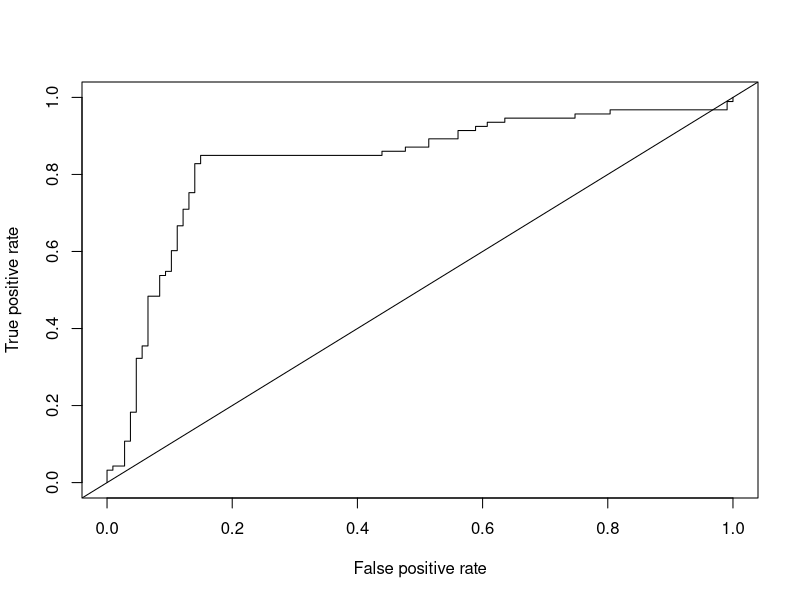
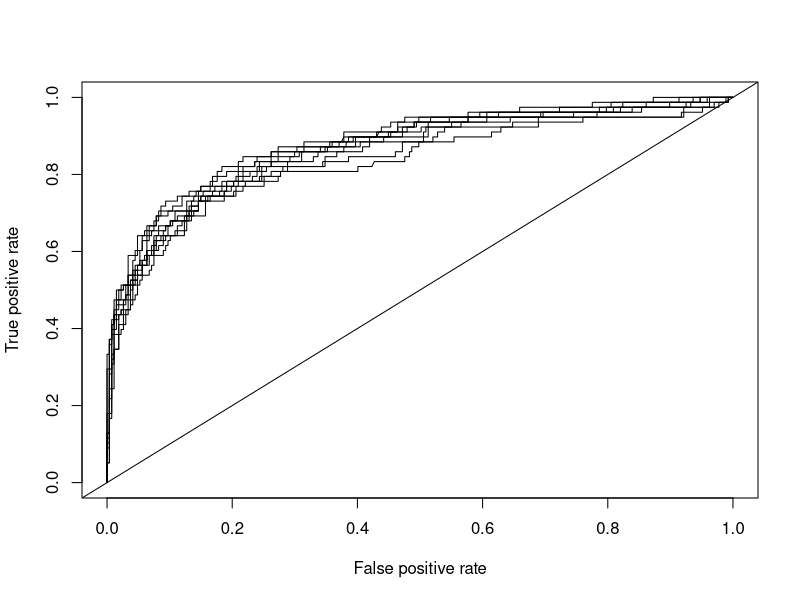
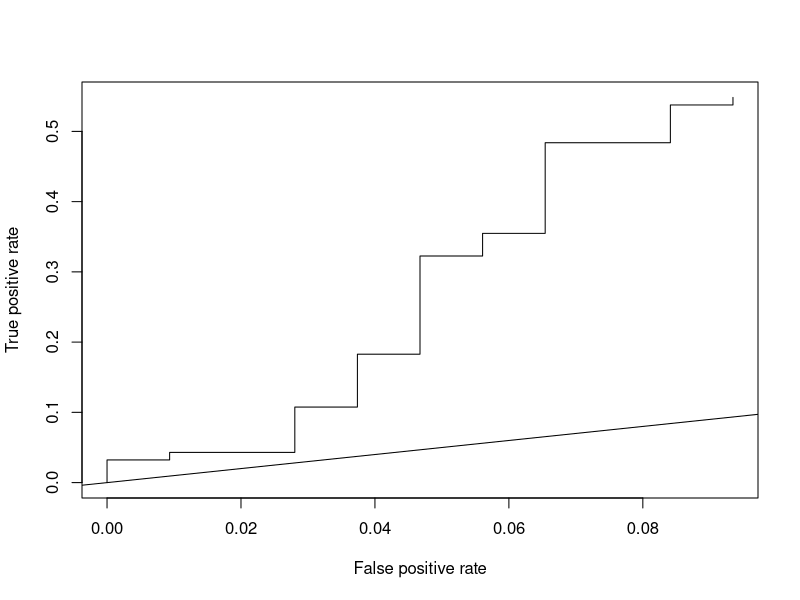
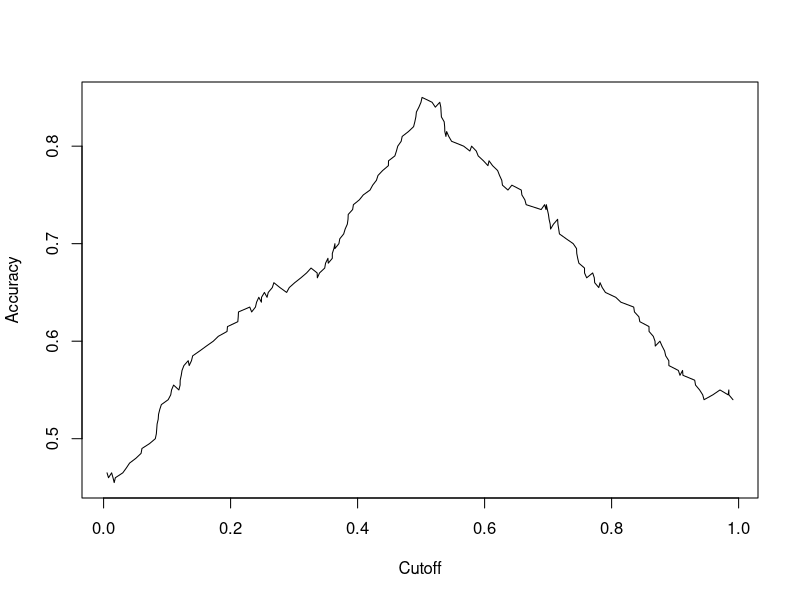

These charts were generated, in order, by the following R code:
## ---- chunk 1
library(knitr)
opts_chunk$set(echo=TRUE, prompt=FALSE, message=FALSE, warning=FALSE, comment="")
## ---- chunk 2
library(ROCR)
data(ROCR.simple)
head(cbind(ROCR.simple$predictions, ROCR.simple$labels), 5)
## ---- chunk 3
pred <- prediction(ROCR.simple$predictions,ROCR.simple$labels)
class(pred)
slotNames(pred)
## ---- chunk 4
sn = slotNames(pred)
sapply(sn, function(x) length(slot(pred, x)))
sapply(sn, function(x) class(slot(pred, x)))
## ---- chunk 5
data(ROCR.hiv)
L = length(ROCR.hiv$hiv.nn$predictions)
## ---- chunk 6
data(ROCR.hiv)
manypred = prediction(ROCR.hiv$hiv.nn$predictions, ROCR.hiv$hiv.nn$labels)
sapply(sn, function(x) length(slot(manypred, x)))
sapply(sn, function(x) class(slot(manypred, x)))
## ---- chunk 7
roc.perf = performance(pred, measure = "tpr", x.measure = "fpr")
plot(roc.perf)
abline(a=0, b= 1)
## ---- chunk 8
many.roc.perf = performance(manypred, measure = "tpr", x.measure = "fpr")
plot(many.roc.perf, col=1:10)
abline(a=0, b= 1)
## ---- chunk 9
pROC = function(pred, fpr.stop){
    perf <- performance(pred,"tpr","fpr")
    for (iperf in seq_along(perf@x.values)){
        ind = which(perf@x.values[[iperf]] <= fpr.stop)
        perf@y.values[[iperf]] = perf@y.values[[iperf]][ind]
        perf@x.values[[iperf]] = perf@x.values[[iperf]][ind]
    }
    return(perf)
}
## ---- chunk 10
proc.perf = pROC(pred, fpr.stop=0.1)
plot(proc.perf)
abline(a=0, b= 1)
## ---- chunk 11
opt.cut = function(perf, pred){
    cut.ind = mapply(FUN=function(x, y, p){
        d = (x - 0)^2 + (y-1)^2
        ind = which(d == min(d))
        c(sensitivity = y[[ind]], specificity = 1-x[[ind]], 
            cutoff = p[[ind]])
    }, perf@x.values, perf@y.values, pred@cutoffs)
}
print(opt.cut(roc.perf, pred))
## ---- chunk 12
cost.perf = performance(pred, "cost")
pred@cutoffs[[1]][which.min(cost.perf@y.values[[1]])]
## ---- chunk 13
cost.perf = performance(pred, "cost", cost.fp = 2, cost.fn = 1)
pred@cutoffs[[1]][which.min(cost.perf@y.values[[1]])]
## ---- chunk 14
print(opt.cut(many.roc.perf, manypred))
## ---- chunk 15
acc.perf = performance(pred, measure = "acc")
plot(acc.perf)
## ---- chunk 16
ind = which.max( slot(acc.perf, "y.values")[[1]] )
acc = slot(acc.perf, "y.values")[[1]][ind]
cutoff = slot(acc.perf, "x.values")[[1]][ind]
print(c(accuracy= acc, cutoff = cutoff))
## ---- chunk 17
many.acc.perf = performance(manypred, measure = "acc")
sapply(manypred@labels, function(x) mean(x == 1))

mapply(function(x, y){
  ind = which.max( y )
  acc = y[ind]
  cutoff = x[ind]
  return(c(accuracy= acc, cutoff = cutoff))
}, slot(many.acc.perf, "x.values"), slot(many.acc.perf, "y.values"))
## ---- chunk 18
auc.perf = performance(pred, measure = "auc")
auc.perf@y.values
## ---- chunk 19
pauc.perf = performance(pred, measure = "auc", fpr.stop=0.1)
pauc.perf@y.values
## ---- chunk 20
pauc.perf@y.values = lapply(pauc.perf@y.values, function(x) x / 0.1)
pauc.perf@y.values
## ---- chunk 21
manypauc.perf = performance(manypred, measure = "auc", fpr.stop=0.1)
manypauc.perf@y.values = lapply(manypauc.perf@y.values, function(x) x / 0.1)
manypauc.perf@y.values
